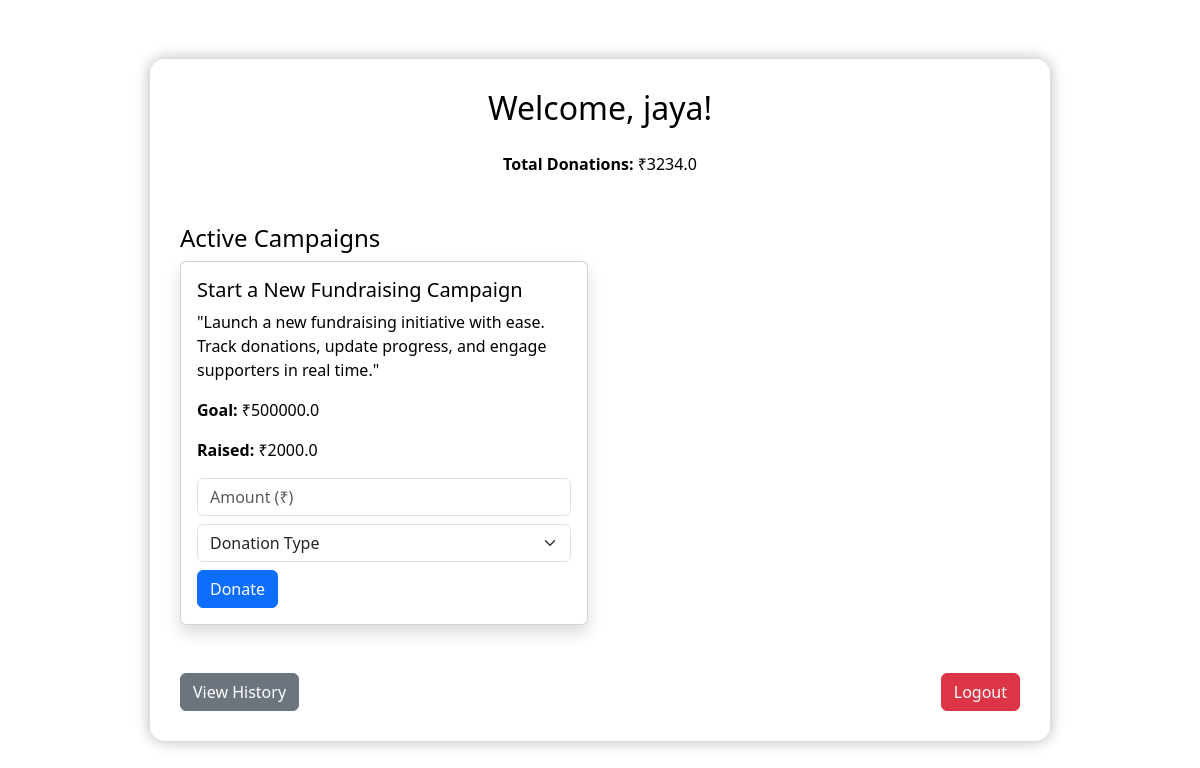
/donor/dashboard (signed in), run on the app's committed database.
### app.py (models this page shows)
class Campaign(db.Model):
    id = db.Column(db.String(100), primary_key=True)
    email = db.Column(db.String(100), db.ForeignKey('user.email'))
    title = db.Column(db.String(100))
    description = db.Column(db.Text)
    goal_amount = db.Column(db.Float)
    raised_amount = db.Column(db.Float)

### app.py (the view, shortened to what this page needs)
@app.route('/donor/dashboard', methods=['GET', 'POST'])
def donor_dashboard():
    if 'user_type' not in session or session['user_type'].lower() != 'donor':
        return redirect(url_for('login'))
    donations = Donation.query.filter_by(email=session['email']).all()
    total = sum(d.amount for d in donations)
    campaigns = Campaign.query.all()
    return render_template('donor_dashboard.html', total=total, campaigns=campaigns)

### app.py (called while the page is built)
@app.before_request
def create_tables_once():
    if not hasattr(app, 'tables_created'):
        db.create_all()
        app.tables_created = True

### templates/donor_dashboard.html (shortened to what this page needs)
<!DOCTYPE html>
<html lang="en">
<head>
  <link href="https://cdn.jsdelivr.net/npm/bootstrap@5.3.0/dist/css/bootstrap.min.css" rel="stylesheet">
</head>
<body>
  <div class="container dashboard-box">
    <h2 class="mb-4 text-center">Welcome, {{ session.name }}!</h2>
    <p class="text-center"><strong>Total Donations:</strong> ₹{{ total }}</p>
    <h4 class="mt-5">Active Campaigns</h4>
    <div class="row">
      {% for campaign in campaigns %}
        <div class="col-md-6 mb-4">
          <div class="card campaign-card shadow">
            <div class="card-body">
              <h5 class="card-title">{{ campaign.title }}</h5>
              <p class="card-text">{{ campaign.description }}</p>
              <p><strong>Goal:</strong> ₹{{ campaign.goal_amount }}</p>
              <p><strong>Raised:</strong> ₹{{ campaign.raised_amount }}</p>
              <form method="POST">
                <div class="mb-2">
                  <input type="number" name="amount" placeholder="Amount (₹)" class="form-control" required>
                </div>
                <div class="mb-2">
                  <select name="type" class="form-select" required>
                    <option value="">Donation Type</option>
                  </select>
                </div>
                <button type="submit" class="btn btn-primary">Donate</button>
              </form>
            </div>
          </div>
        </div>
      {% endfor %}
    </div>
    <div class="mt-4 d-flex justify-content-between">
      <a href="{{ url_for('donation_history') }}" class="btn btn-secondary">View History</a>
      <a href="{{ url_for('logout') }}" class="btn btn-danger">Logout</a>
    </div>
  </div>
</body>
</html>

### templates/donor_dashboard.html (style rules this page uses)
html, body { height: 100%; margin: 0; }
body { background-image: url("/static/img/donor.jpg"); background-size: cover; background-position: center; background-repeat: no-repeat; background-attachment: fixed; display: flex; align-items: center; justify-content: center; color: #000; }
.dashboard-box { background-color: rgba(255, 255, 255, 0.92); padding: 30px; border-radius: 15px; max-width: 900px; width: 100%; box-shadow: 0 0 15px rgba(0,0,0,0.3); }
.campaign-card { background-color: rgba(255, 255, 255, 0.95); color: #000; }

### data on the page
Campaign: title "Start a New Fundraising Campaign", description "\"Launch a new fundraising initiative with ease. Track donations, update progress, and engage supporters in real time.\"", goal_amount "500000.0", raised_amount "2000.0"

### other printed values
{{ session.name }} "jaya"
{{ total }} "3234.0"
